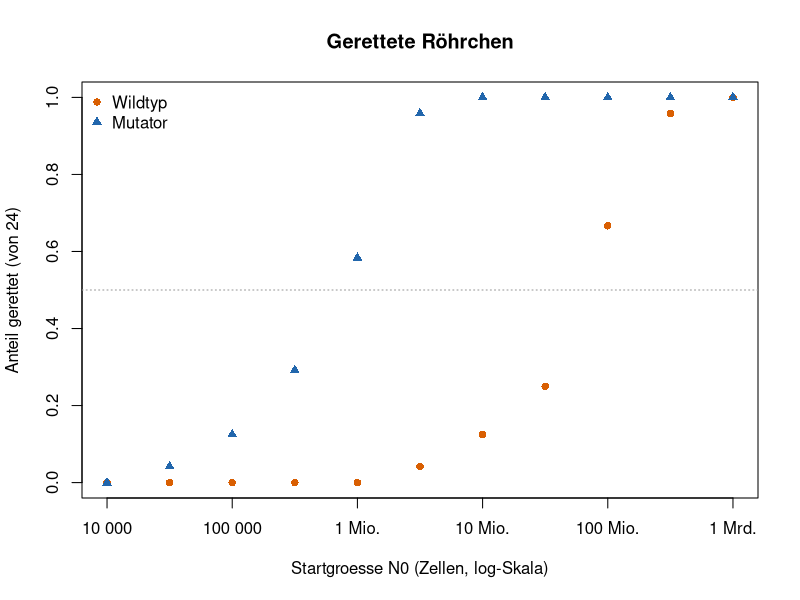
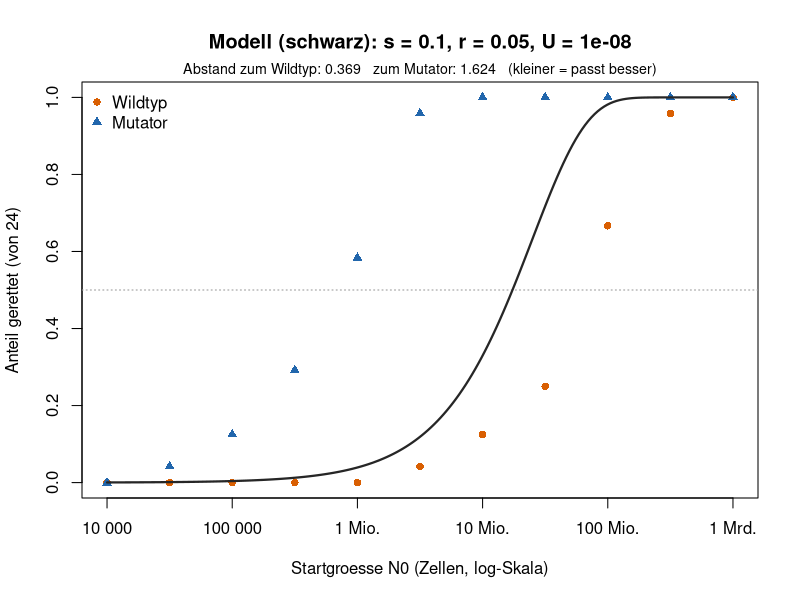
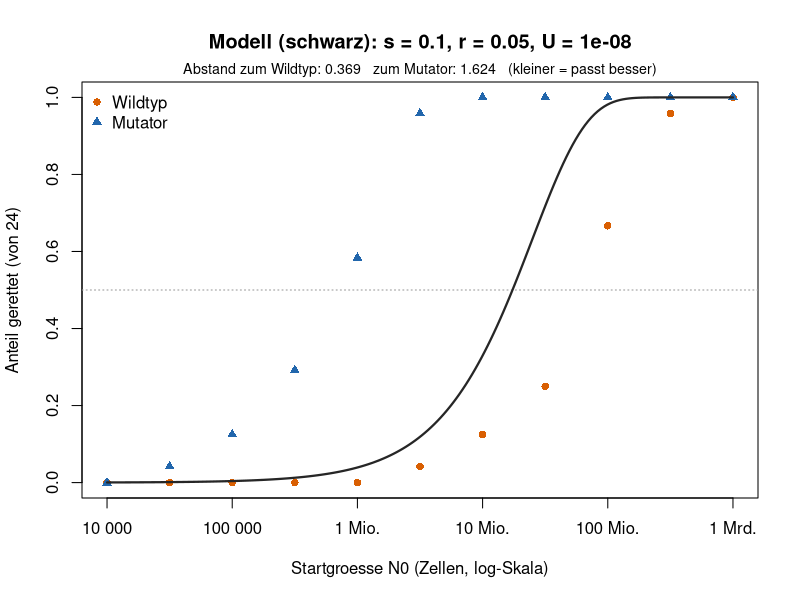

Here is the R script that generated these plots, in order:
## ---- chunk 1
# Startgrössen: 10 000 bis 1 Milliarde Zellen, Schritte von Faktor etwa 3
N0 <- 10^seq(4, 9, by = 0.5)
roehrchen <- 24   # Röhrchen pro Startgrösse

# Anzahl geretteter (trüber) Röhrchen pro Startgrösse
k_wildtyp <- c(0, 0, 0, 0, 0, 1, 3, 6, 16, 23, 24)
k_mutator <- c(0, 1, 3, 7, 14, 23, 24, 24, 24, 24, 24)

wildtyp <- data.frame(N0 = N0, anteil = k_wildtyp / roehrchen)
mutator <- data.frame(N0 = N0, anteil = k_mutator / roehrchen)
## ---- chunk 2
#| code-fold: true
#| code-summary: "Hilfsfunktionen (nicht verändern)"
farben <- c(Wildtyp = "#d95f02", Mutator = "#2166ac")

# Wahrscheinlichkeit der Rettung (Woche 10, Orr & Unckless 2014)
rettung <- function(N0, r, s, U) 1 - exp(-2 * N0 * U * s / r)

zeige_daten <- function(main = "Gerettete Röhrchen") {
  plot(wildtyp$N0, wildtyp$anteil, log = "x", pch = 16, col = farben["Wildtyp"],
       ylim = c(0, 1), xaxt = "n", main = main,
       xlab = "Startgroesse N0 (Zellen, log-Skala)",
       ylab = "Anteil gerettet (von 24)")
  axis(1, at = 10^(4:9),
       labels = c("10 000", "100 000", "1 Mio.", "10 Mio.", "100 Mio.", "1 Mrd."))
  points(mutator$N0, mutator$anteil, pch = 17, col = farben["Mutator"])
  abline(h = 0.5, lty = 3, col = "grey60")
  legend("topleft", c("Wildtyp", "Mutator"), pch = c(16, 17),
         col = farben, bty = "n")
}

# Abstand zwischen Modell und Daten (kleiner = passt besser)
abstand <- function(p_modell, daten) round(sum((p_modell - daten$anteil)^2), 3)

zeige_modell <- function(s, r, U) {
  zeige_daten(main = paste0("Modell (schwarz): s = ", s, ", r = ", r, ", U = ", U))
  N_fein <- 10^seq(4, 9, length.out = 200)
  lines(N_fein, rettung(N_fein, r, s, U), col = "grey15", lwd = 2.2)
  mtext(paste0("Abstand zum Wildtyp: ", abstand(rettung(N0, r, s, U), wildtyp),
               "   zum Mutator: ", abstand(rettung(N0, r, s, U), mutator),
               "   (kleiner = passt besser)"), side = 3, line = 0.2, cex = 0.85)
}
## ---- chunk 3
#| fig-height: 4.6
#| fig-width: 7.5
zeige_daten()
## ---- chunk 4
#| fig-height: 4.6
#| fig-width: 7.5
zeige_modell(s = 0.1, r = 0.05, U = 1e-8)   # Wildtyp: s oder r ändern
## ---- chunk 5
#| fig-height: 4.6
#| fig-width: 7.5
zeige_modell(s = 0.1, r = 0.05, U = 1e-8)   # hier Ihre Wildtyp-Lösung eintragen, dann eine Zahl ändern
